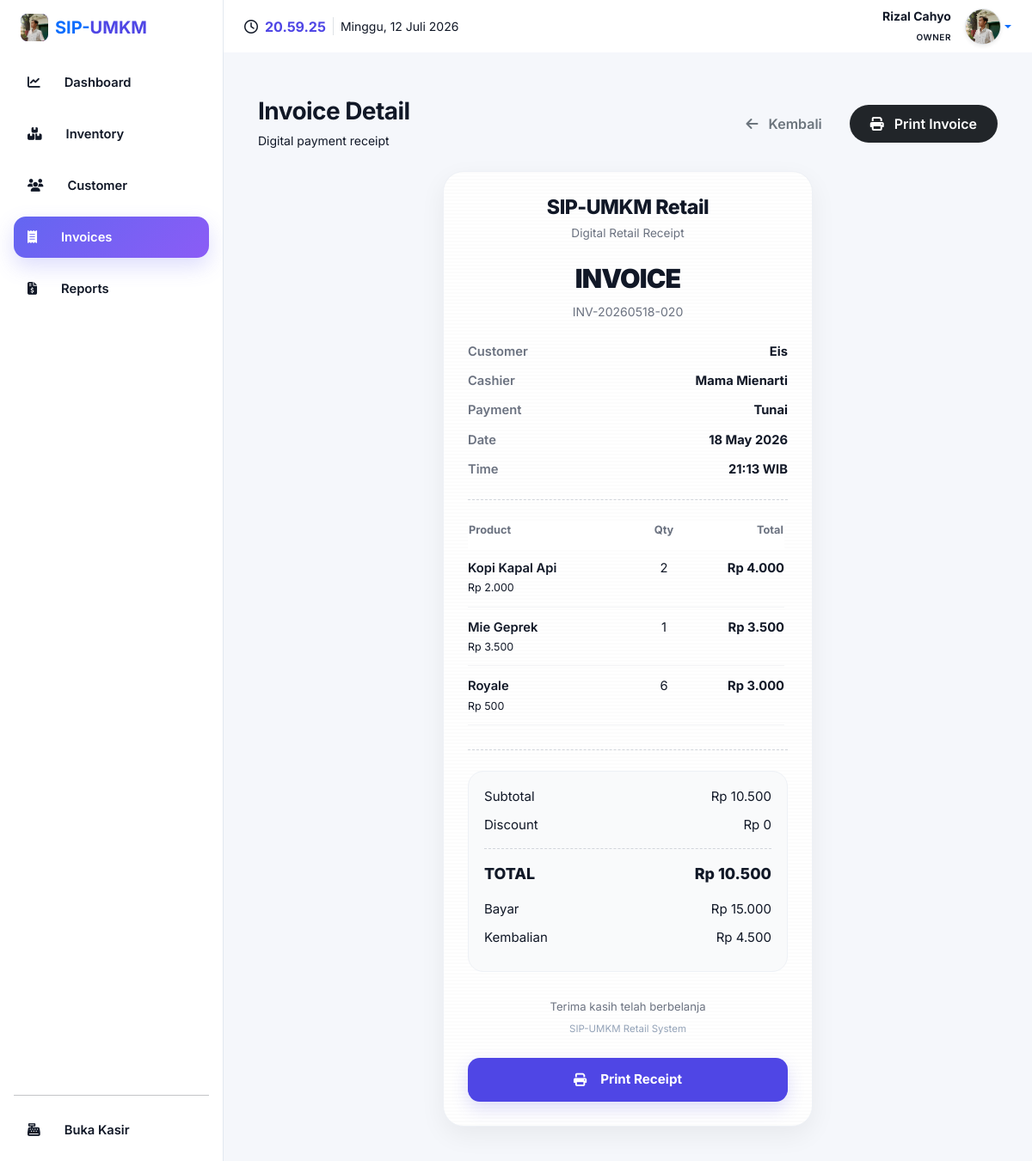
/owner/invoice/INV-20260518-020 (signed in), run on the app's committed database.
### models/entities.py (models this page shows, shortened)
class User(db.Model, UserMixin):
    __tablename__ = 'user'
    id = db.Column(
        db.Integer,
        primary_key=True
    )
    username = db.Column(
        db.String(50),
        unique=True,
        nullable=False,
        index=True
    )
    password = db.Column(
        db.String(255),
        nullable=False
    )
    role = db.Column(
        db.String(20),
        nullable=False
    )
    profile_image = db.Column(
        db.String(255),
        nullable=True,
        default='default.png'
    )
    transactions = db.relationship(
        'Transaction',
        backref='cashier',
        lazy=True
    )

class Transaction(db.Model):
    __tablename__ = 'transactions'
    id = db.Column(
        db.Integer,
        primary_key=True
    )
    invoice_number = db.Column(
        db.String(50),
        unique=True,
        nullable=False,
        index=True
    )
    cashier_id = db.Column(
        db.Integer,
        db.ForeignKey(
            'user.id',
            ondelete="CASCADE"
        ),
        nullable=False,
        index=True
    )
    customer_name = db.Column(
        db.String(100),
        default='Pelanggan Umum',
        nullable=False
    )
    subtotal = db.Column(
        db.Float,
        nullable=False
    )
    discount = db.Column(
        db.Float,
        default=0,
        nullable=False
    )
    total_amount = db.Column(
        db.Float,
        nullable=False
    )
    payment_method = db.Column(
        db.String(50),
        nullable=False
    )
    amount_paid = db.Column(
        db.Float,
        nullable=False
    )
    change_amount = db.Column(
        db.Float,
        nullable=False
    )
    timestamp = db.Column(
        db.DateTime,
        default=datetime.utcnow,
        nullable=False,
        index=True
    )
    items = db.relationship(
        'TransactionItem',
        backref='transaction',
        lazy=True
    )

class TransactionItem(db.Model):
    __tablename__ = 'transaction_items'
    id = db.Column(
        db.Integer,
        primary_key=True
    )
    transaction_id = db.Column(
        db.Integer,
        db.ForeignKey(
            'transactions.id',
            ondelete="CASCADE"
        ),
        nullable=False,
        index=True
    )
    product_id = db.Column(
        db.Integer,
        db.ForeignKey('product.id'),
        nullable=False,
        index=True
    )
    product_name = db.Column(
        db.String(100),
        nullable=False
    )
    price_at_time = db.Column(
        db.Float,
        nullable=False
    )
    qty = db.Column(
        db.Integer,
        nullable=False
    )
    subtotal = db.Column(
        db.Float,
        nullable=False
    )
    created_at = db.Column(
        db.DateTime,
        default=datetime.utcnow,
        nullable=False,
        index=True
    )
    product = db.relationship(
        'Product',
        backref=db.backref(
            'transaction_items',
            lazy=True
        )
    )

### routes/owner_routes.py (the view, shortened to what this page needs)
@owner_bp.route(
    '/invoice/<invoice_number>'
)
@login_required
@owner_required
def invoice_detail(invoice_number):
    try:
        invoice = (
            InvoiceService
            .get_invoice(invoice_number)
        )
        summary = (
            InvoiceService
            .invoice_summary(invoice)
        )
        logger.info(
            f'INVOICE DETAIL ACCESS | '
            f'INVOICE: {invoice_number}'
        )
        return render_template(
            'owner/invoice_detail.html',
            invoice=invoice,
            summary=summary
        )
    except Exception as error:
        logger.error(
            f'INVOICE DETAIL ERROR | '
            f'{str(error)}'
        )
        flash(
            'Gagal membuka invoice',
            'danger'
        )
        return redirect(
            url_for('owner.reports')
        )

### templates/owner/invoice_detail.html
{% extends "owner/base_owner.html" %}
{% block content %}
<div class="container-fluid py-4">
    <div class="d-flex justify-content-between align-items-center mb-4 no-print">
        <div>
            <h3 class="fw-bold mb-1">
                Invoice Detail
            </h3>
            <small class="text-muted">
                Digital payment receipt
            </small>
        </div>
        <div class="d-flex gap-2">
            <button
                onclick="history.back()"
                class="btn btn-outline-secondary rounded-pill px-4">
                <i class="fas fa-arrow-left me-2"></i>
                Kembali
            </button>
            <button
                onclick="window.print()"
                class="btn btn-dark rounded-pill px-4">
                <i class="fas fa-print me-2"></i>
                Print Invoice
            </button>
        </div>
    </div>
    {% include 'components/invoice_receipt.html' %}
</div>
{% endblock %}

### templates/owner/partials/sidebar.html
<div class="d-flex flex-column flex-shrink-0 p-3 bg-white h-100 sidebar-container">
    <a
        href="{{ url_for('owner.dashboard') }}"
        class="d-flex align-items-center mb-4 text-decoration-none px-2"
    >
        <div
            class="brand-icon bg-primary text-white rounded-3 d-flex align-items-center justify-content-center fw-bold me-2"
            style="width: 32px; height: 32px;"
        >
            {% if current_user.profile_image %}
                <img
                    src="{{ url_for(
                        'static',
                        filename='uploads/profile/' + (
                            current_user.profile_image
                            or 'default.png'
                        )
                    ) }}"
                    alt="Owner"
                    class="rounded-3"
                    style="
                        width: 32px;
                        height: 32px;
                        object-fit: cover;
                    "
                    onerror="this.src='/static/uploads/profile/default.png'"
                >
            {% else %}
                {{ current_user.username[0] | upper }}
            {% endif %}
        </div>
        <span class="fs-5 fw-bold text-dark">
            SIP-<span class="text-primary">UMKM</span>
        </span>
    </a>
    <ul class="nav nav-pills flex-column mb-auto gap-1">
        <li>
            <a
                href="{{ url_for('owner.dashboard') }}"
                class="nav-link d-flex align-items-center
                {{ 'active bg-primary text-white'
                    if request.endpoint == 'owner.dashboard'
                    else 'text-dark' }}"
            >
                <i class="fas fa-chart-line me-3"></i>
                Dashboard
            </a>
        </li>
        <li>
            <a
                href="{{ url_for('owner.inventory') }}"
                class="nav-link d-flex align-items-center
                {{ 'active bg-success text-white'
                    if request.endpoint == 'owner.inventory'
                    else 'text-dark' }}"
            >
                <i class="fas fa-boxes-stacked me-3"></i>
                Inventory
            </a>
        </li>
        <li>
            <a
                href="{{ url_for('owner.customer') }}"
                class="nav-link d-flex align-items-center
                {{ 'active bg-info text-white'
                    if request.endpoint == 'owner.customer'
                    else 'text-dark' }}"
            >
                <i class="fas fa-users me-3"></i>
                Customer
            </a>
        </li>
        <li>
            <a
                href="{{ url_for('owner.invoice_history') }}"
                class="nav-link d-flex align-items-center
                {{ 'active bg-dark text-white'
                    if request.endpoint in [
                        'owner.invoice_history',
                        'owner.invoice_detail'
                    ]
                    else 'text-dark' }}"
            >
                <i class="fas fa-receipt me-3"></i>
                Invoices
            </a>
        </li>
        <li>
            <a
                href="{{ url_for('owner.reports') }}"
                class="nav-link d-flex align-items-center
                {{ 'active bg-warning text-dark fw-semibold'
                    if request.endpoint == 'owner.reports'
                    else 'text-dark' }}"
            >
                <i class="fas fa-file-invoice-dollar me-3"></i>
                Reports
            </a>
        </li>
    </ul>
    <hr class="text-muted opacity-25">
    <ul class="nav nav-pills flex-column gap-1">
        <li>
            <a
                href="{{ url_for('cashier.pos') }}"
                class="nav-link d-flex align-items-center text-muted"
            >
                <i class="fas fa-cash-register me-3"></i>
                Buka Kasir
            </a>
        </li>
    </ul>
</div>

### templates/owner/partials/navbar.html (shortened to what this page needs)
<nav class="navbar navbar-expand-lg bg-white px-4 py-2 w-100">
    <div class="container-fluid p-0">
        <div class="navbar-time d-none d-md-flex align-items-center">
            <i class="far fa-clock text-muted me-2"></i>
            <span
                id="owner-clock"
                class="fw-bold text-primary font-number"
            >
            </span>
            <span
                class="text-muted ms-2 small border-start ps-2"
                id="owner-date"
            >
            </span>
        </div>
        <div class="d-flex align-items-center gap-3 ms-auto">
            <div class="text-end d-none d-sm-block">
                <p class="fw-bold m-0 small text-dark">
                    {{ current_user.username }}
                </p>
                <small
                    class="text-muted text-uppercase fw-semibold"
                    style="
                        font-size: 10px;
                        letter-spacing: 0.5px;
                    "
                >
                    {{ current_user.role }}
                </small>
            </div>
            <div class="dropdown">
                <a
                    href="#"
                    class="d-flex align-items-center text-decoration-none dropdown-toggle"
                    data-bs-toggle="dropdown"
                    aria-expanded="false"
                >
                    {% if current_user.profile_image %}
                    <img
                        src="{{ url_for(
                            'static',
                            filename='uploads/profile/' + current_user.profile_image
                        ) }}"
                        alt="Profile"
                        width="42"
                        height="42"
                        class="rounded-circle border shadow-sm"
                        style="object-fit: cover;"
                    >
                    {% endif %}
                </a>
            </div>
        </div>
    </div>
</nav>

### templates/components/invoice_receipt.html (shortened to what this page needs)
<link rel="stylesheet"
      href="{{ url_for('static',
      filename='css/invoice.css') }}">
<div class="invoice-wrapper">
    <div class="invoice-brand">
        <h2>
            SIP-UMKM Retail
        </h2>
        <p>
            Digital Retail Receipt
        </p>
    </div>
    <div class="invoice-title">
        <h1>
            INVOICE
        </h1>
        <span>
            {{ summary.invoice_number }}
        </span>
    </div>
    <div class="invoice-info">
        <div class="invoice-info-row">
            <div class="invoice-info-label">
                Customer
            </div>
            <div class="invoice-info-value">
                {{ summary.customer_name }}
            </div>
        </div>
        <div class="invoice-info-row">
            <div class="invoice-info-label">
                Cashier
            </div>
            <div class="invoice-info-value">
                {{ summary.cashier_name }}
            </div>
        </div>
        <div class="invoice-info-row">
            <div class="invoice-info-label">
                Payment
            </div>
            <div class="invoice-info-value">
                {{ summary.payment_method }}
            </div>
        </div>
        <div class="invoice-info-row">
            <div class="invoice-info-label">
                Date
            </div>
            <div class="invoice-info-value">
                {{ summary.timestamp.strftime("%d %B %Y") }}
            </div>
        </div>
        <div class="invoice-info-row">
            <div class="invoice-info-label">
                Time
            </div>
            <div class="invoice-info-value">
                {{ summary.timestamp.strftime("%H:%M WIB") }}
            </div>
        </div>
    </div>
    <div class="invoice-divider"></div>
    <div class="invoice-table-wrapper">
        <table class="invoice-table">
            <thead>
                <tr>
                    <th>
                        Product
                    </th>
                    <th class="qty">
                        Qty
                    </th>
                    <th class="price">
                        Total
                    </th>
                </tr>
            </thead>
            <tbody>
                {% if invoice.items %}
                    {% for item in invoice.items %}
                    <tr>
                        <td>
                            <div class="fw-semibold">
                                {{ item.product_name }}
                            </div>
                            <small class="text-muted">
                                Rp {{ "{:,.0f}".format(
                                    item.price_at_time
                                ).replace(",", ".") }}
                            </small>
                        </td>
                        <td class="qty">
                            {{ item.qty }}
                        </td>
                        <td class="price">
                            Rp {{ "{:,.0f}".format(
                                item.subtotal
                            ).replace(",", ".") }}
                        </td>
                    </tr>
                    {% endfor %}
                {% endif %}
            </tbody>
        </table>
    </div>
    <div class="invoice-divider"></div>
    <div class="invoice-summary">
        <div class="summary-row">
            <span>
                Subtotal
            </span>
            <span>
                Rp {{ "{:,.0f}".format(
                    summary.subtotal or 0
                ).replace(",", ".") }}
            </span>
        </div>
        <div class="summary-row">
            <span>
                Discount
            </span>
            <span>
                Rp {{ "{:,.0f}".format(
                    summary.discount or 0
                ).replace(",", ".") }}
            </span>
        </div>
        <div class="summary-total">
            <span>
                TOTAL
            </span>
            <span>
                Rp {{ "{:,.0f}".format(
                    summary.total_amount or 0
                ).replace(",", ".") }}
            </span>
        </div>
        <div class="summary-row mt-3">
            <span>
                Bayar
            </span>
            <span>
                Rp {{ "{:,.0f}".format(
                    summary.amount_paid or 0
                ).replace(",", ".") }}
            </span>
        </div>
        <div class="summary-row">
            <span>
                Kembalian
            </span>
            <span>
                Rp {{ "{:,.0f}".format(
                    summary.change_amount or 0
                ).replace(",", ".") }}
            </span>
        </div>
    </div>
    <div class="invoice-footer">
        <p class="mb-1">
            Terima kasih telah berbelanja
        </p>
        <small>
            SIP-UMKM Retail System
        </small>
    </div>
    <div class="invoice-actions no-print">
        <button
            onclick="window.print()"
            class="print-btn">
            <i class="fas fa-print me-2"></i>
            Print Receipt
        </button>
    </div>
</div>

### data on the page
User: profile_image (picture), username "Rizal Cahyo", role "OWNER"
Transaction: invoice_number "INV-20260518-020", customer_name "Eis", payment_method "Tunai", timestamp "18 May 2026", timestamp "21:13 WIB", subtotal "10.500", total_amount "10.500", amount_paid "15.000", change_amount "4.500"
User: cashier_name "Mama Mienarti"
TransactionItem: product_name "Kopi Kapal Api", price_at_time "2.000", qty "2", subtotal "4.000"
TransactionItem: product_name "Mie Geprek", price_at_time "3.500", qty "1", subtotal "3.500"
TransactionItem: product_name "Royale", price_at_time "500", qty "6", subtotal "3.000"
